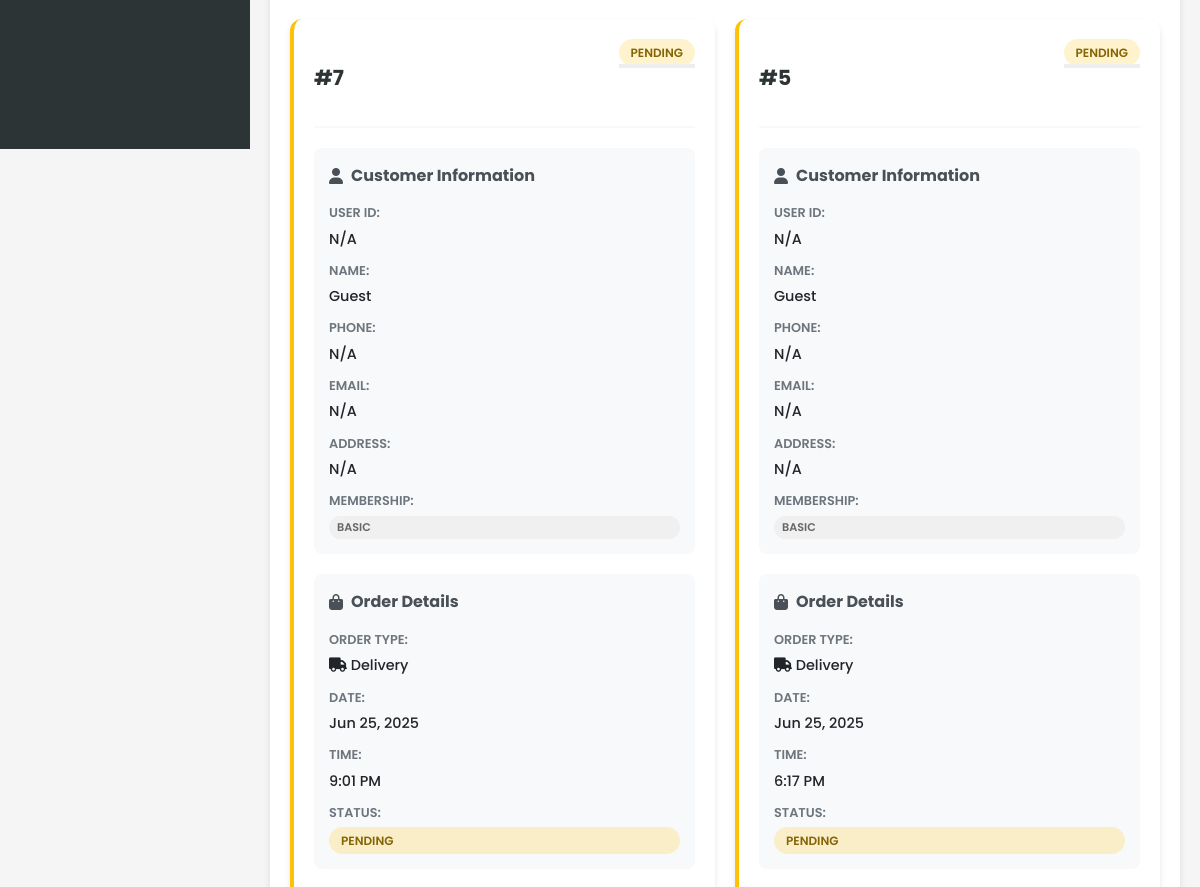
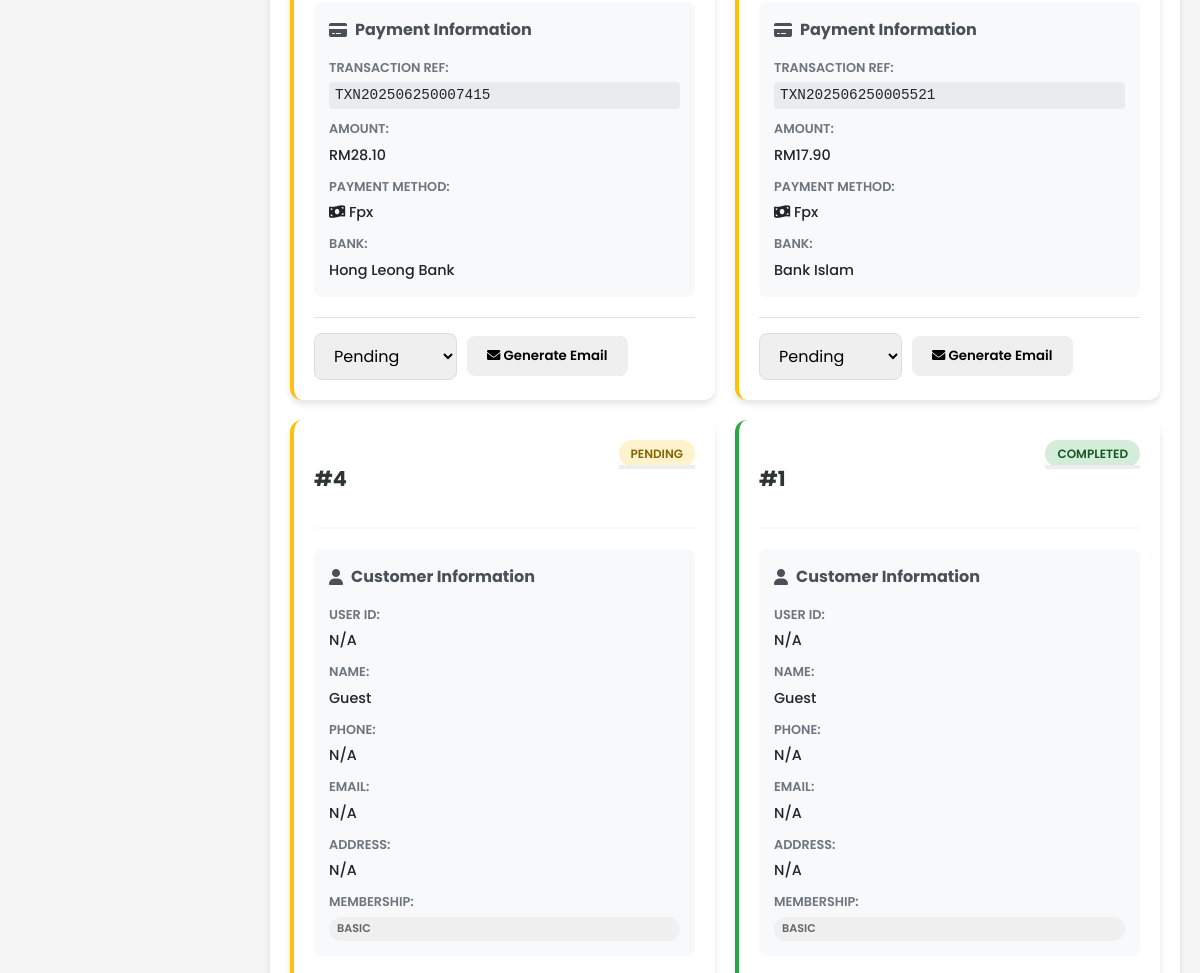
Page /staff/orders.php?type=delivery (signed in, middle part) on the earlier database version (2 pictures, top to bottom).
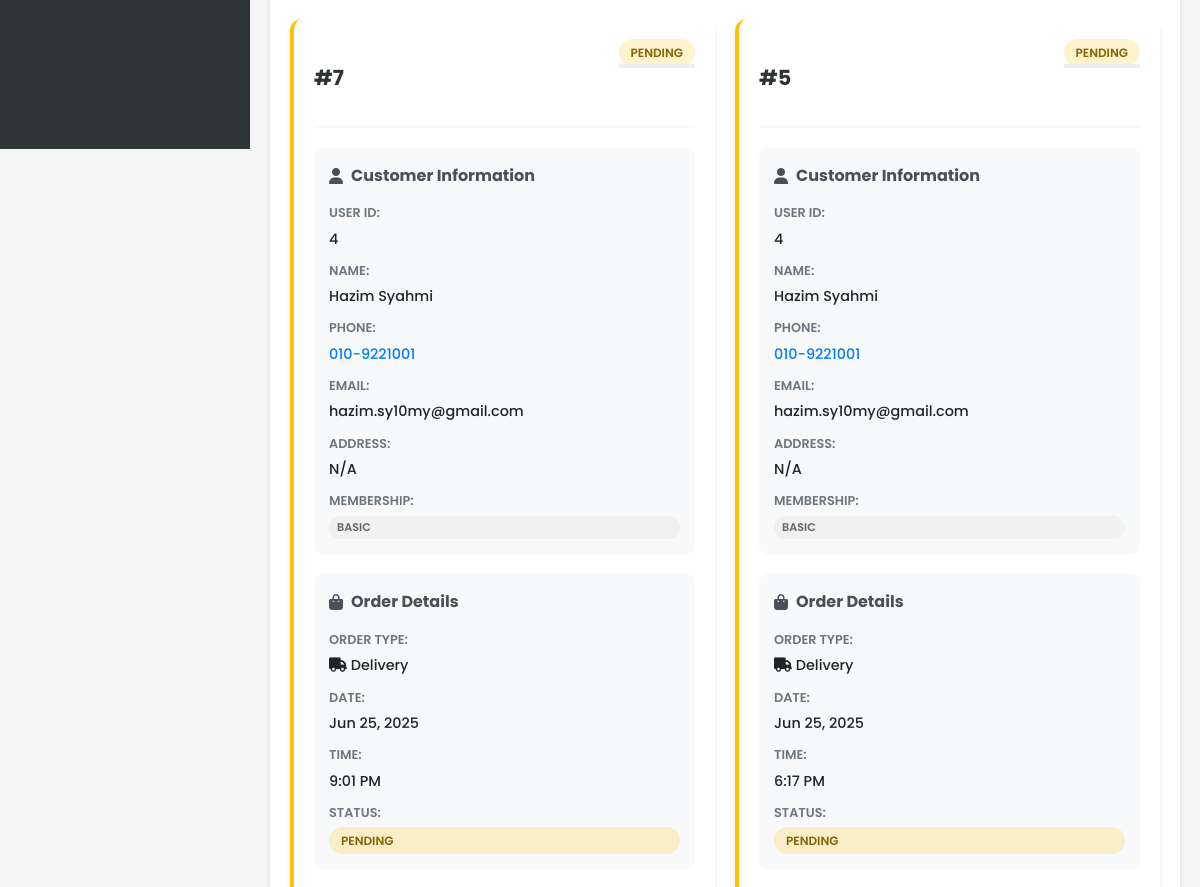
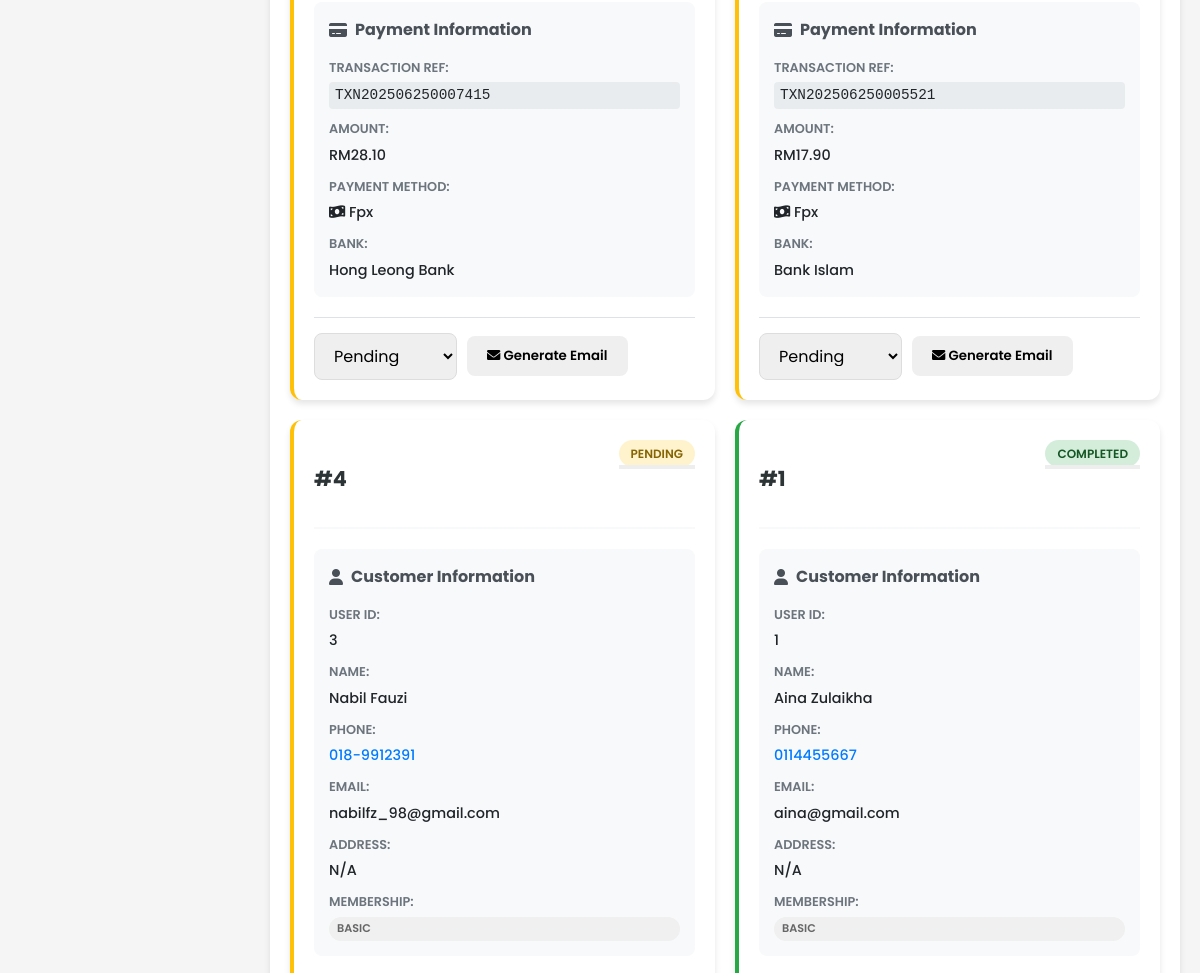
Same page on the later database version (2 pictures, top to bottom).
### tables this page shows
CREATE TABLE `order` (
  `ORDER_ID` int(11) NOT NULL,
  `ORDER_NUMBER` varchar(20) NOT NULL,
  `ORDER_TIME` time NOT NULL,
  `ORDER_DATE` date NOT NULL,
  `ORDER_TYPE` enum('delivery','takeaway','dine-in') NOT NULL,
  `ORDER_STATUS` enum('pending','preparing','ready','out_for_delivery','completed','cancelled') DEFAULT 'pending',
  `TOT_AMOUNT` decimal(10,2) NOT NULL,
  `DELIVERY_ADDRESS` text DEFAULT NULL,
  `PAYMENT_METHOD` varchar(50) DEFAULT NULL,
  `PAYMENT_STATUS` enum('pending','completed','failed') DEFAULT 'pending',
  `CUST_ID` int(11) NOT NULL,
  `STAFF_ID` int(11) DEFAULT NULL,
  `special_instructions` text DEFAULT NULL,
  `pickup_time` datetime DEFAULT NULL,
  `created_at` timestamp NOT NULL DEFAULT current_timestamp(),
  `updated_at` timestamp NOT NULL DEFAULT current_timestamp() ON UPDATE current_timestamp()
);

CREATE TABLE `customer` (
  `CUST_ID` int(11) NOT NULL,
  `CUSTOMER_ID` varchar(20) NOT NULL,
  `CUST_NAME` varchar(100) NOT NULL,
  `CUST_NPHONE` varchar(20) NOT NULL,
  `CUST_EMAIL` varchar(100) NOT NULL,
  `CUST_PASSWORD` varchar(255) NOT NULL,
  `MEMBERSHIP` enum('basic','premium','vip') DEFAULT 'basic',
  `created_at` timestamp NOT NULL DEFAULT current_timestamp(),
  `updated_at` timestamp NOT NULL DEFAULT current_timestamp() ON UPDATE current_timestamp()
);

### staff/orders.php (the view, shortened to what the changed rows need)
<?php
include '../includes/db_connect.php';
include '../includes/functions.php';
$customer_columns = [];
$result = $conn->query("DESCRIBE CUSTOMER");
if ($result) {
    while ($row = $result->fetch_assoc()) {
        $customer_columns[] = $row['Field'];
    }
}
function getCustomerData($order, $field_type) {
    switch ($field_type) {
        case 'name':
            return $order['CUST_NAME'] ?? $order['CUSTOMER_NAME'] ?? 'Guest';
        case 'email':
            return $order['CUST_EMAIL'] ?? $order['CUSTOMER_EMAIL'] ?? 'N/A';
        case 'phone':
            return $order['CUST_NPHONE'] ?? $order['CUST_PHONE'] ?? $order['CUSTOMER_PHONE'] ?? 'N/A';
        case 'address':
            return $order['CUST_ADDRESS'] ?? $order['CUST_ADD'] ?? $order['CUSTOMER_ADDRESS'] ?? 'N/A';
        case 'membership':
            return $order['MEMBERSHIP_TYPE'] ?? $order['CUST_MEMBERSHIP'] ?? 'Basic';
    }
}
$type_filter = $_GET['type'] ?? '';
$customer_select = "c.CUST_ID";
if (in_array('CUST_NAME', $customer_columns)) $customer_select .= ", c.CUST_NAME";
if (in_array('CUST_EMAIL', $customer_columns)) $customer_select .= ", c.CUST_EMAIL";
if (in_array('CUST_NPHONE', $customer_columns)) $customer_select .= ", c.CUST_NPHONE";
$query = "SELECT o.*, $customer_select
          FROM `ORDER` o
          LEFT JOIN CUSTOMER c ON o.CUST_ID = c.CUST_ID
          WHERE 1=1";
$params = [];
$types = "";
if ($type_filter) {
    $query .= " AND o.ORDER_TYPE = ?";
    $params[] = $type_filter;
    $types .= "s";
}
$query .= " ORDER BY o.ORDER_DATE DESC, o.ORDER_TIME DESC";
$stmt = $conn->prepare($query);
if ($stmt) {
    if (!empty($params)) {
        $stmt->bind_param($types, ...$params);
    }
    $stmt->execute();
    $orders = $stmt->get_result()->fetch_all(MYSQLI_ASSOC);
} else {
    $orders = [];
    $error = "Database query error: " . $conn->error;
}
function generateTransactionRef($order_id, $date) {
    return 'TXN' . date('Ymd', strtotime($date)) . str_pad($order_id, 4, '0', STR_PAD_LEFT) . rand(100, 999);
}
function getRandomBank() {
    $banks = ['Maybank', 'CIMB Bank', 'Public Bank', 'RHB Bank', 'Hong Leong Bank', 'AmBank', 'Bank Islam', 'OCBC Bank'];
    return $banks[array_rand($banks)];
}
?>
<!DOCTYPE html>
<html lang="en">
<head>
    <link rel="stylesheet" href="../css/style.css?v=1.1">
    <link rel="stylesheet" href="../css/dashboard.css?v=1.1">
    <link rel="stylesheet" href="https://cdnjs.cloudflare.com/ajax/libs/font-awesome/6.0.0-beta3/css/all.min.css">
</head>
<body>
    <div class="dashboard-container">
        <div class="dashboard-content">
            <div class="card">
                <div class="card-body">
                    <div class="orders-grid">
                        <?php if (empty($orders)): ?>
                            <div class="no-orders">
                                <p>No orders found matching your criteria.</p>
                            </div>
                        <?php else: ?>
                            <?php foreach ($orders as $order): ?>
                                <div class="order-card" data-status="<?php echo htmlspecialchars($order['ORDER_STATUS']); ?>">
                                    <div class="order-header">
                                        <div class="order-id">
                                            <strong>#<?php echo htmlspecialchars($order['ORDER_ID']); ?></strong>
                                        </div>
                                        <div class="order-status">
                                            <span class="status-badge status-<?php echo htmlspecialchars($order['ORDER_STATUS']); ?>">
                                                <?php echo ucfirst(htmlspecialchars($order['ORDER_STATUS'])); ?>
                                            </span>
                                        </div>
                                    </div>
                                    <div class="order-section">
                                        <h4><i class="fas fa-user"></i> Customer Information</h4>
                                        <div class="info-grid">
                                            <div class="info-item">
                                                <span class="label">User ID:</span>
                                                <span class="value"><?php echo htmlspecialchars($order['CUST_ID'] ?? 'N/A'); ?></span>
                                            </div>
                                            <div class="info-item">
                                                <span class="label">Name:</span>
                                                <span class="value"><?php echo htmlspecialchars(getCustomerData($order, 'name')); ?></span>
                                            </div>
                                            <div class="info-item">
                                                <span class="label">Phone:</span>
                                                <span class="value">
                                                    <?php
                                                    $phone = getCustomerData($order, 'phone');
                                                    if ($phone !== 'N/A'):
                                                    ?>
                                                        <a href="tel:<?php echo htmlspecialchars($phone); ?>"><?php echo htmlspecialchars($phone); ?></a>
                                                    <?php else: ?>
                                                        N/A
                                                    <?php endif; ?>
                                                </span>
                                            </div>
                                            <div class="info-item">
                                                <span class="label">Email:</span>
                                                <span class="value"><?php echo htmlspecialchars(getCustomerData($order, 'email')); ?></span>
                                            </div>
                                            <?php if (($order['ORDER_TYPE'] ?? '') === 'delivery'): ?>
                                            <div class="info-item full-width">
                                                <span class="label">Address:</span>
                                                <span class="value"><?php echo htmlspecialchars(getCustomerData($order, 'address')); ?></span>
                                            </div>
                                            <?php endif; ?>
                                            <div class="info-item">
                                                <span class="label">Membership:</span>
                                                <span class="membership-badge membership-<?php echo strtolower(getCustomerData($order, 'membership')); ?>">
                                                    <?php echo htmlspecialchars(getCustomerData($order, 'membership')); ?>
                                                </span>
                                            </div>
                                        </div>
                                    </div>
                                    <div class="order-section">
                                        <h4><i class="fas fa-shopping-bag"></i> Order Details</h4>
                                        <div class="info-grid">
                                            <div class="info-item">
                                                <span class="label">Order Type:</span>
                                                <span class="value">
                                                    <i class="fas fa-<?php echo ($order['ORDER_TYPE'] ?? '') === 'dine-in' ? 'utensils' : (($order['ORDER_TYPE'] ?? '') === 'takeaway' ? 'shopping-bag' : 'truck'); ?>"></i>
                                                    <?php echo ucfirst(str_replace('-', ' ', htmlspecialchars($order['ORDER_TYPE'] ?? 'N/A'))); ?>
                                                </span>
                                            </div>
                                            <div class="info-item">
                                                <span class="label">Date:</span>
                                                <span class="value"><?php echo date('M j, Y', strtotime($order['ORDER_DATE'] ?? 'now')); ?></span>
                                            </div>
                                            <div class="info-item">
                                                <span class="label">Time:</span>
                                                <span class="value"><?php echo date('g:i A', strtotime($order['ORDER_TIME'] ?? 'now')); ?></span>
                                            </div>
                                            <div class="info-item">
                                                <span class="label">Status:</span>
                                                <span class="status-badge status-<?php echo htmlspecialchars($order['ORDER_STATUS'] ?? 'pending'); ?>">
                                                    <?php echo ucfirst(htmlspecialchars($order['ORDER_STATUS'] ?? 'Pending')); ?>
                                                </span>
                                            </div>
                                        </div>
                                    </div>
                                    <div class="order-section">
                                        <h4><i class="fas fa-credit-card"></i> Payment Information</h4>
                                        <div class="info-grid">
                                            <div class="info-item">
                                                <span class="label">Transaction Ref:</span>
                                                <span class="value transaction-ref"><?php echo generateTransactionRef($order['ORDER_ID'], $order['ORDER_DATE'] ?? date('Y-m-d')); ?></span>
                                            </div>
                                            <div class="info-item">
                                                <span class="label">Amount:</span>
                                                <span class="value amount">RM<?php echo number_format($order['TOT_AMOUNT'] ?? 0, 2); ?></span>
                                            </div>
                                            <div class="info-item">
                                                <span class="label">Payment Method:</span>
                                                <span class="value">
                                                    <i class="fas fa-<?php echo (($order['PAYMENT_METHOD'] ?? 'cash') === 'card') ? 'credit-card' : 'money-bill-wave'; ?>"></i>
                                                    <?php echo ucfirst(htmlspecialchars($order['PAYMENT_METHOD'] ?? 'Cash')); ?>
                                                </span>
                                            </div>
                                            <div class="info-item">
                                                <span class="label">Bank:</span>
                                                <span class="value"><?php echo getRandomBank(); ?></span>
                                            </div>
                                        </div>
                                    </div>
                                    <div class="order-actions">
                                        <?php if (($order['ORDER_STATUS'] ?? '') !== 'completed' && ($order['ORDER_STATUS'] ?? '') !== 'cancelled'): ?>
                                        <div class="status-update">
                                            <form method="post" class="status-form">
                                                <select name="status" class="form-control form-control-sm" onchange="this.form.submit()">
                                                    <option value="pending" <?php echo ($order['ORDER_STATUS'] ?? '') === 'pending' ? 'selected' : ''; ?>>Pending</option>
                                                </select>
                                            </form>
                                        </div>
                                        <?php endif; ?>
                                        <button class="btn btn-sm btn-info" onclick="generateEmail('<?php echo htmlspecialchars($order['ORDER_ID']); ?>', '<?php echo htmlspecialchars(getCustomerData($order, 'name')); ?>', '<?php echo htmlspecialchars(getCustomerData($order, 'email')); ?>')">
                                            <i class="fas fa-envelope"></i> Generate Email
                                        </button>
                                    </div>
                                </div>
                            <?php endforeach; ?>
                        <?php endif; ?>
                    </div>
                </div>
            </div>
        </div>
    </div>
</body>
</html>

Differences in the rows shown:
changed order "9:01 PM": CUST_ID.CUST_ID "N/A" → "4"; CUST_ID.CUST_NAME "Guest" → "Hazim Syahmi"; CUST_ID "C#4" → 4 (drawn); CUST_ID.CUST_NPHONE (not shown) → "010-9221001"; CUST_ID.CUST_EMAIL "N/A" → "hazim.sy10my@gmail.com"; no longer shows "N/A"
changed order "6:17 PM": CUST_ID.CUST_ID "N/A" → "4"; CUST_ID.CUST_NAME "Guest" → "Hazim Syahmi"; CUST_ID "C#4" → 4 (drawn); CUST_ID.CUST_NPHONE (not shown) → "010-9221001"; CUST_ID.CUST_EMAIL "N/A" → "hazim.sy10my@gmail.com"; no longer shows "N/A"
changed order id 4: CUST_ID.CUST_ID "N/A" → "3"; CUST_ID.CUST_NAME "Guest" → "Nabil Fauzi"; CUST_ID "C#3" → 3 (drawn); CUST_ID.CUST_NPHONE (not shown) → "018-9912391"; CUST_ID.CUST_EMAIL "N/A" → "nabilfz_98@gmail.com"; no longer shows "N/A"
changed order "COMPLETED": CUST_ID.CUST_ID "N/A" → "1"; CUST_ID.CUST_NAME "Guest" → "Aina Zulaikha"; CUST_ID "C#1" → 1 (drawn); CUST_ID.CUST_NPHONE (not shown) → "0114455667"; CUST_ID.CUST_EMAIL "N/A" → "aina@gmail.com"; no longer shows "N/A"
